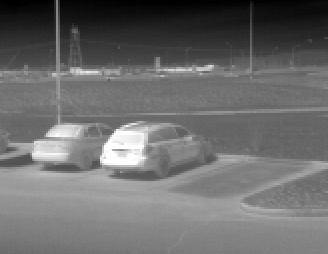
%> input picture An Image Fusion Algorithm Based on Image Clustering Theory/data/21 pairs of experimental data in INO/IR/1.jpg, 328 x 254 px; the run also reads 1 picture not shown here
$ octave ImageFusion.m   (GNU Octave 9; MATLAB toolbox functions it lacks are replaced by stand-ins)
%> lines starting %> are read from the running program, lines starting %| are printed output that depends on the picture
### An Image Fusion Algorithm Based on Image Clustering Theory/RSSFCA.m
function [outA,outB,outObj,outNumIter] = RSSFCA(X,gama,maxIter,cluster_n)
% A (cxn) is the membership matrix.
% B (mxc) is the cluster center matrix.
c=cluster_n; %设置聚类中心数量 c。
n=size(X,2); %获取数据矩阵 X 的列数 n
thresh = 10^-5; %设置收敛阈值 thresh。
obj = zeros(maxIter,1); %初始化目标函数值数组 obj。
[dim,data_n]=size(X); %获取数据矩阵 X 的维度 dim 和数据点数量
%设置 FCM 算法的参数。
options = [2;	% exponent for the partition matrix U 分区矩阵 U 的指数
    100;	% max. number of iteration 最大迭代次数
    1e-5;	% min. amount of improvement 最小改进量
    0];	% info display during iteration  在迭代过程中显示信息

[center, A] = fcm(X', c, options); % Initialize parameters ：使用 FCM 算法对数据进行初始聚类，返回聚类中心 center 和隶属度矩阵 A。
B=center'; %将聚类中心矩阵转置为 B。
GMM_WIDTH=1; %设置 GMM（高斯混合模型）的宽度。
%% compute variance 计算方差
for i = 1:c
    diffs = X'-(ones(data_n, 1) * B(:,i)'); %计算数据与聚类中心 i 的差异。
    diffs = diffs.*(sqrt(A(i,:))'*ones(1, dim));  % 对差异加权，基于隶属度矩阵 A。
    covars(:,:,i)=(diffs'*diffs)/sum(A(i,:)); %计算协方差矩阵

    %处理协方差矩阵的秩问题
    try
        if rank(covars(:,:,i)) < dim
            covars(:,:,i) = covars(:,:,i) + GMM_WIDTH.*eye(dim);
        end
    catch
        covars(:,:,i) = covars(:,:,i) + GMM_WIDTH.*eye(dim);
    end
end
%计算距离和更新
%循环遍历每个聚类中心。
for i = 1:c
    diffs = X'-(ones(data_n, 1) * B(:,i)'); %计算数据与聚类中心 i 的差异。
    mahalanobis2 = sum((diffs*inv(covars(:,:,i))) .* diffs,2);   %计算马氏距离平方。
    D(:,i) =1/2.*(mahalanobis2+log(det(covars(:,:,i)))+dim.*log(2*pi));  %计算高斯密度对数。
end


MIN_COVAR =1e-3;  %设置协方差矩阵的最小值。
init_covars=covars; %存储初始协方差矩阵。
for t = 1:maxIter %主循环，迭代进行聚类。
    %t
    %-------- update A when fixed B 当固定 B 时更新隶属度矩阵  A--------
    A = updateA_capped_robust(X,B,gama,D); %A denotes degree of membership--c*n,

    %-------- update B when fixed A and lamda 当固定 A 和 lamda 时更新聚类中心 B--------%
    B = updateB_capped_robust(X,A,B); %B denotes centers

    %------- calculate the covariance 计算协方差 --------%
    %再次计算协方差矩阵
    for i = 1:c
        diffs = X'-(ones(data_n, 1) * B(:,i)');
        diffs = diffs.*(sqrt(A(i,:))'*ones(1, dim));
        covars(:,:,i)=(diffs'*diffs)/(sum(A(i,:))+eps); %计算协方差矩阵。
    end

    P=sum(covars,3);%计算协方差矩阵总和
    Nan=sum(isnan(P(:)));%检查协方差矩阵是否包含 NaN。
    if isreal(covars)==0 || Nan,break; end,%如果协方差矩阵不为实数或包含 NaN，则跳出循环。
    for j = 1:c %遍历协方差矩阵
        if min(svd(covars(:,:,j))) < MIN_COVAR  %检查协方差矩阵的最小值。
            covars(:,:,j) = init_covars(:,:,j); %恢复初始协方差矩阵。
        end
    end

    %计算目标函数和距离
    Pi=sum(A,2)./data_n; %计算每个聚类中心的权重。
    for i = 1:c %计算距离
        diffs = X'-(ones(data_n, 1) * B(:,i)'); %计算数据与聚类中心 i 的差异。
        mahalanobis2 = sum((diffs*inv(covars(:,:,i))) .* diffs,2); %马氏距离平方。
        Temp(:,i) =1/2.*(mahalanobis2+log(det(covars(:,:,i)))+dim.*log(2*pi));  %计算高斯密度对数。
    end
    D=Temp; %更新距离矩阵。


    for ii=1:n %处理距离矩阵。
        AI=D(ii,:); %获取第 ii 行的距离。
        if sum(AI<0)>1 ||sum(AI<0)==1 %检查是否有负值。
            TempT(ii,:)=AI-min(AI)+eps; %调整距离矩阵。
        else
            TempT(ii,:)=AI;
        end
    end

    obj(t)=sum(sum(TempT'.*A + A.^2*gama)); %计算目标函数。

    CC{t}=B; %存储当前聚类中心。您也可以使用目标函数作为收敛条件 You can also use objective funtion as the convergence condition
    if(t > 1)
        diff = max(max(CC{t-1}-CC{t}));
        if(diff < thresh) %判断是否收敛。
        end
    end
end

% figure,mesh(reshape(E,rows,cols))
outNumIter = t; %实际迭代次数
outObj = obj(1:t);%目标函数值数组。
outA = A; %隶属度矩阵
outB = B;%聚类中心矩阵

### An Image Fusion Algorithm Based on Image Clustering Theory/updateA_capped_robust.m
function A = updateA_capped_robust(X,B,gama,D)

[~,n] = size(X);  %n denotes the number of samples
[~,c] = size(B);  %c denotes the number of clusters
A = zeros(c,n);   % reserve memory

for i = 1:n
    AI=D(i,:);
    if sum(AI<0)>1 ||sum(AI<0)==1
        Temp=AI-min(AI)+eps;
    else
        Temp=AI;
    end
    D1=sqrt(Temp);
    dnew = - D1/(sqrt(2*gama));
    [anew,~] = EProjSimplex_new(dnew,sqrt(2*gama));
    A(:,i) = (anew./sqrt(2*gama));
end

### An Image Fusion Algorithm Based on Image Clustering Theory/ImageFusion.m
clear
close all
%Read visible light images and infrared images
[filename,pathname]=uigetfile({'*.jpg;*.bmp;*.tif;*.png;*.gif','All Image Files';'*.*','All Files'});
%> the answer given: data/21 pairs of experimental data in INO/IR/1.jpg
I1 =( imread([pathname,filename]));
%> I1 is the input picture: size 254x328 uint8; min 0, max 255, mean 108.3

[filename,pathname]=uigetfile({'*.jpg;*.bmp;*.tif;*.png;*.gif','All Image Files';'*.*','All Files'});
%> the answer given: data/21 pairs of experimental data in INO/IR/10.jpg
I2 =( imread([pathname,filename]));

tic
Iy=histeq(I1);
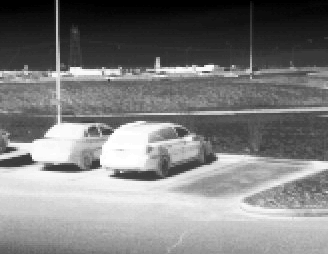
%> Iy: size 254x328 uint8; min 0, max 255, mean 126.4
V1=std2(I1);
%> V1 = 31.58
V2=std2(Iy);
%> V2 = 53.05
I=((V1/(V1+V2))*Iy+(V2/(V1+V2))*(I1));
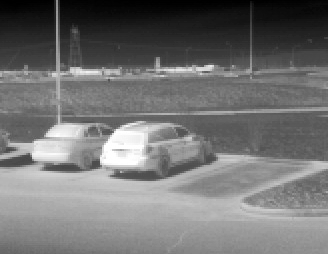
%> I: size 254x328 uint8; min 0, max 255, mean 115
%%Visible light image processing

VI1=std2(uint8(I));
%> VI1 = 38.79
VI2=std2(uint8(I2));
%> VI2 = 31.6


f_ori=I1;
[m,n]=size(f_ori);
%> m = 254; n = 328
f_ori = imresize(f_ori, [m/10, n/10], 'bilinear');
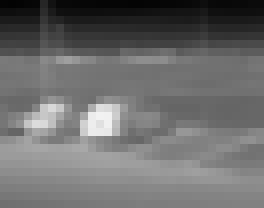
%> f_ori: size 26x33 uint8 (shown 8 times larger); min 3, max 242, mean 108.4

[rows,cols,dim]=size(f_ori);
%> rows = 26; cols = 33; dim = 1
if dim==3
F=rgb2lab(f_ori);
else
F=double(f_ori);
end
figure,imshow(f_ori)
Data=reshape(F,rows*cols,dim);
%> Data = 858 values, max 242 at index 327, min 3 at index 27, mean 108.4
cluster_n=2;
gama=0.2;
maxIter=50;
%%Multi scale feature extraction
[outA,outB,outObj,outNumIter]=RSSFCA(Data',gama,maxIter,cluster_n);
%> in RSSFCA, `[center, A] = fcm(X', c, options);`: center = [37.55; 130]; A = 858 columns, first 8: [0.934 0.96 0.99 0.999 0.961 0.849 0.56 0.00888; 0.0662 0.0396 0.0104 0.000743 0.0387 0.151 0.44 0.991]
%> in RSSFCA, `B=center';`: B = [37.55 130]
%> after the loop in RSSFCA, `for i = 1:c`: covars = [1906.3 662.4]
%> after the loop in RSSFCA, `for i = 1:c`: D = 858 rows, first 12: [4.99 16.15; 4.84 14.32; 4.72 12.17; 4.7 10.28; 4.76 8.64; 4.89 7.36; 5.19 5.98; 6.57 4.22; 6.48 4.24; 6.27 4.34; 6.39 4.28; 6.27 4.34]
%> in RSSFCA, `init_covars=covars;`: init_covars = [1906.3 662.4]
%> the run ends on the next line
